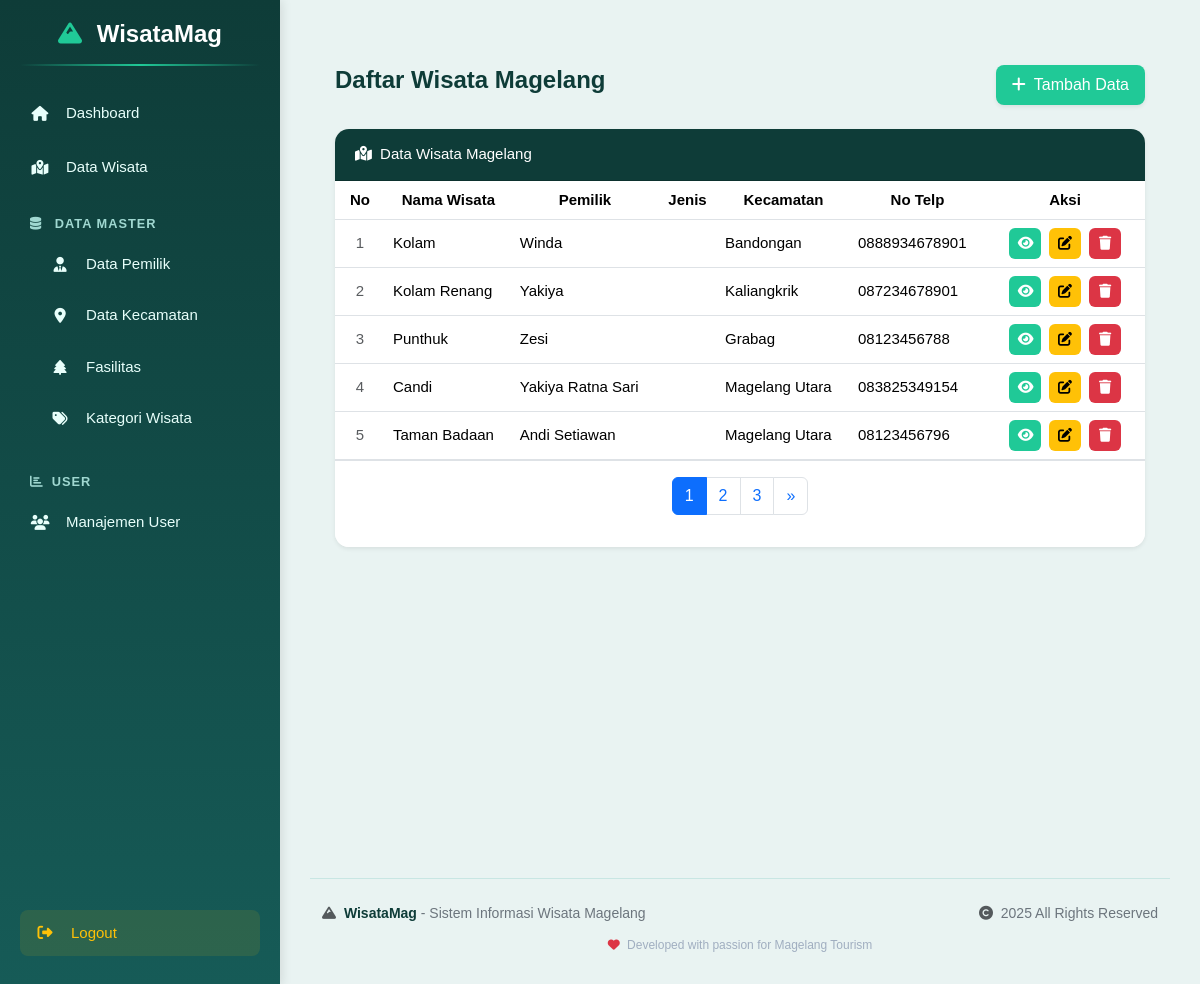
The app's page /index.php/wisata with its own data.
### tables this page shows
CREATE TABLE `wisata` (
  `id_wisata` int NOT NULL,
  `nama_wisata` varchar(100) NOT NULL,
  `id_pemilik` int DEFAULT NULL,
  `id_kecamatan` int DEFAULT NULL,
  `id_kategori` int NOT NULL,
  `alamat` text,
  `jumlah_karyawan` int DEFAULT NULL
);

CREATE TABLE `pemilik` (
  `id_pemilik` int NOT NULL,
  `nama_pemilik` varchar(100) NOT NULL,
  `nik_pemilik` varchar(20) DEFAULT NULL,
  `no_telp` varchar(20) DEFAULT NULL
);

CREATE TABLE `kecamatan` (
  `id_kecamatan` int NOT NULL,
  `nama_kecamatan` varchar(100) NOT NULL
);

### index.php (called while the page is built, shortened)
<?php
require_once BASEPATH.'core/CodeIgniter.php';

### application/models/Wisata_model.php (called while the page is built, shortened)
<?php
class Wisata_model extends CI_Model {
    public function get_paginated($limit, $start) {
        $this->db->select('
            w.id_wisata,
            w.nama_wisata,
            w.alamat,
            w.jumlah_karyawan,
            w.id_kategori,
            p.nama_pemilik,
            p.no_telp,
            k.nama_kecamatan,
            kw.nama_kategori as nama_jenis_wisata
        ');
        $this->db->from('wisata w');
        $this->db->join('pemilik p', 'w.id_pemilik = p.id_pemilik', 'left');
        $this->db->join('kecamatan k', 'w.id_kecamatan = k.id_kecamatan', 'left');
        $this->db->join('kategori_wisata kw', 'w.id_kategori = kw.id_kategori', 'left');
        $this->db->limit($limit, $start);
        $this->db->order_by('w.id_wisata', 'DESC');
        $query = $this->db->get();
        return $query->result();
    }
}
?>

### application/views/wisata/index.php (the view, shortened to what this page needs)
<div class="content-wrapper" style="background:#e9f3f2; min-height:100vh; padding:35px 25px;">
  <div class="d-flex justify-content-between align-items-center mb-4 flex-wrap">
    <h4 style="font-weight:600; color:#0e3c38; margin-bottom:10px;">Daftar Wisata Magelang</h4>
    <a href="<?= base_url('wisata/add') ?>"
       class="btn shadow-sm"
       style="background:#20c997; color:#fff; border:none; border-radius:8px; padding:8px 16px; font-weight:500; transition:0.3s;">
      <i class="fas fa-plus me-1"></i> Tambah Data
    </a>
  </div>
  <div class="card border-0 shadow-sm" style="border-radius:14px; overflow:hidden;">
    <div class="card-header text-white"
         style="background:#0e3c38; font-weight:500; padding:14px 20px; font-size:15px;">
      <i class="fas fa-map-marked-alt me-1"></i> Data Wisata Magelang
    </div>
    <div class="card-body p-0">
      <div class="table-responsive">
        <table class="table align-middle mb-0" style="color:#0e3c38; font-size:15px;">
          <thead style="background:#165b57; color:#e8fffb; font-weight:500;">
            <tr class="text-center">
              <th style="width:50px;">No</th>
              <th>Nama Wisata</th>
              <th>Pemilik</th>
              <th>Jenis</th>
              <th>Kecamatan</th>
              <th>No Telp</th>
              <th style="width:160px;">Aksi</th>
            </tr>
          </thead>
          <tbody>
            <?php if(!empty($wisata)): ?>
              <?php
              $start = isset($start) ? $start : 0;
              $no = $start + 1;
              foreach($wisata as $w):
              ?>
                <tr style="transition:0.25s;"
                    onmouseover="this.style.background='#dff6f3';"
                    onmouseout="this.style.background='transparent';">
                  <td class="text-center text-muted"><?= $no++ ?></td>
                  <td style="font-weight:500;"><?= $w->nama_wisata ?></td>
                  <td><?= $w->nama_pemilik ?></td>
                  <td><?= $w->jenis_wisata ?></td>
                  <td><?= $w->nama_kecamatan ?></td>
                  <td><?= $w->no_telp ?></td>
                  <td class="text-center">
                    <a href="<?= site_url('wisata/detail/'.$w->id_wisata) ?>"
                       class="btn btn-sm"
                       style="background:#20c997; color:white; border-radius:6px; margin-right:4px; width:32px;">
                      <i class="fas fa-eye"></i>
                    </a>
                    <a href="<?= base_url('wisata/edit/'.$w->id_wisata) ?>"
                       class="btn btn-sm"
                       style="background:#ffc107; color:#000; border-radius:6px; margin-right:4px; width:32px;">
                      <i class="fas fa-edit"></i>
                    </a>
                    <a href="<?= base_url('wisata/delete/'.$w->id_wisata) ?>"
                       class="btn btn-sm"
                       style="background:#dc3545; color:white; border-radius:6px; width:32px;"
                       onclick="return confirm('Yakin ingin menghapus data ini?')">
                      <i class="fas fa-trash"></i>
                    </a>
                  </td>
                </tr>
              <?php endforeach; ?>
            <?php endif; ?>
          </tbody>
        </table>
      </div>
    </div>
    <div class="card-footer bg-white text-end py-3" style="border-top:1px solid #dee2e6;">
      <?= $pagination ?>
    </div>
  </div>
</div>

### application/views/template/header.php (style rules this page uses)
body { margin: 0; font-family: "Poppins", sans-serif; background-color: #0f2424; color: #eaf7f3; overflow-x: hidden; }

### records on screen
wisata: nama_wisata "Kolam", id_pemilik.nama_pemilik "Winda", id_kecamatan.nama_kecamatan "Bandongan", id_pemilik.no_telp "0888934678901"
wisata: nama_wisata "Kolam Renang", id_pemilik.nama_pemilik "Yakiya", id_kecamatan.nama_kecamatan "Kaliangkrik", id_pemilik.no_telp "087234678901"
wisata: nama_wisata "Punthuk", id_pemilik.nama_pemilik "Zesi", id_kecamatan.nama_kecamatan "Grabag", id_pemilik.no_telp "08123456788"
wisata: nama_wisata "Candi", id_pemilik.nama_pemilik "Yakiya Ratna Sari", id_kecamatan.nama_kecamatan "Magelang Utara", id_pemilik.no_telp "083825349154"
wisata: nama_wisata "Taman Badaan", id_pemilik.nama_pemilik "Andi Setiawan", id_kecamatan.nama_kecamatan "Magelang Utara", id_pemilik.no_telp "08123456796"
